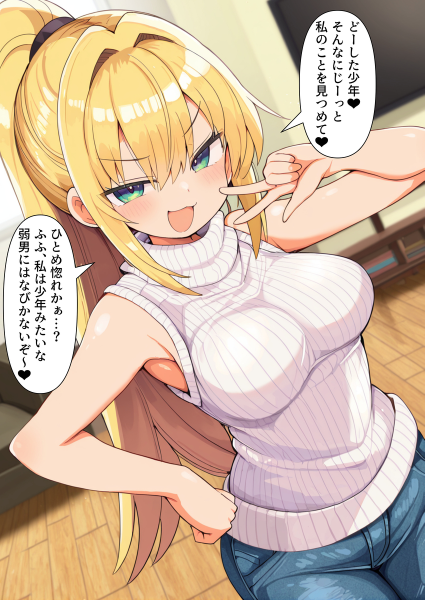
#> input picture manga_translator/tests/141005506_p0_master1200.jpg, 849 x 1200 px (shown at 1/2 size)
$ python -i bubble_detector.py   (imports and definitions only)
#> lines starting #> are read from the running program, lines starting #| are printed output that depends on the picture; after the words box and inside, x2 and y2 are one past the last pixel; in counts of white or black regions, pixels touching at a corner belong together
#> further down, picture is the input picture: shape (1200, 849, 3); mean B, G, R 163.9, 185.5, 208.7
"""Speech bubble detection for manga pages using OpenCV."""

import cv2
import numpy as np
from dataclasses import dataclass
from typing import List, Tuple, Optional


@dataclass
class BubbleRegion:
    """Detected speech bubble region."""
    id: int
    contour: np.ndarray  # OpenCV contour
    bbox: Tuple[int, int, int, int]  # x, y, w, h
    center: Tuple[int, int]
    area: float
    confidence: float  # 0.0 to 1.0
    shape_type: str  # "oval", "rectangle", "irregular", "thought"
    bubble_type: Optional[str] = None  # semantic type from BubbleClassifier
    mask: Optional[np.ndarray] = None  # binary mask of the bubble interior


class BubbleDetector:
    """Detects speech bubbles in manga pages using computer vision."""

    def __init__(
        self,
        min_area: int = 1000,
        max_area: int = 500000,
        edge_sensitivity: int = 100,
        contour_approx_epsilon: float = 0.02,
        min_aspect_ratio: float = 0.2,
        max_aspect_ratio: float = 5.0,
    ):
        self.min_area = min_area
        self.max_area = max_area
        self.edge_sensitivity = edge_sensitivity
        self.contour_approx_epsilon = contour_approx_epsilon
        self.min_aspect_ratio = min_aspect_ratio
        self.max_aspect_ratio = max_aspect_ratio

    # ------------------------------------------------------------------
    # Main pipeline
    # ------------------------------------------------------------------

    def detect_bubbles(self, image: np.ndarray) -> List[BubbleRegion]:
        """Main detection pipeline.

        Args:
            image: BGR or grayscale input image (numpy array from cv2.imread).

        Returns:
            List of ``BubbleRegion`` objects sorted in manga reading order.
        """
        if image is None or image.size == 0:
            return []

        preprocessed = self.preprocess_image(image)
        contours = self.find_bubble_contours(preprocessed)

        # Precompute ink-bounded contours for interior validation
        ink_contours = self._find_ink_bounded_contours(image)

        bubbles: List[BubbleRegion] = []
        bubble_id = 0

        for contour in contours:
            # Bounding box
            x, y, w, h = cv2.boundingRect(contour)

            # Reject contours that span nearly the entire image (borders)
            img_h, img_w = image.shape[:2]
            if w > img_w * 0.95 and h > img_h * 0.95:
                continue

            # Aspect-ratio filter
            aspect_ratio = w / h if h > 0 else 0.0
            if aspect_ratio < self.min_aspect_ratio or aspect_ratio > self.max_aspect_ratio:
                continue

            area = cv2.contourArea(contour)

            # Area filter
            if area < self.min_area or area > self.max_area:
                continue

            shape_type = self.classify_shape(contour)
            confidence = self.score_confidence(contour, shape_type)

            # Only keep detections with meaningful confidence
            if confidence < 0.15:
                continue

            # Interior content check — reject regions not bounded by ink
            if not self._is_bubble_interior(image, contour, (x, y, w, h), ink_contours):
                continue

            moments = cv2.moments(contour)
            if moments["m00"] != 0:
                cx = int(moments["m10"] / moments["m00"])
                cy = int(moments["m01"] / moments["m00"])
            else:
                cx = x + w // 2
                cy = y + h // 2

            mask = self.create_bubble_mask(contour, image.shape[:2])

            bubble = BubbleRegion(
                id=bubble_id,
                contour=contour,
                bbox=(x, y, w, h),
                center=(cx, cy),
                area=area,
                confidence=confidence,
                shape_type=shape_type,
                mask=mask,
            )
            bubbles.append(bubble)
            bubble_id += 1

        bubbles = self.sort_reading_order(bubbles)

        # Re-assign sequential IDs after sorting
        for idx, bubble in enumerate(bubbles):
            bubble.id = idx

        return bubbles

    # ------------------------------------------------------------------
    # Preprocessing
    # ------------------------------------------------------------------

    def preprocess_image(self, image: np.ndarray) -> np.ndarray:
        """Convert to grayscale, blur, and produce a binary image highlighting
        speech bubble interiors.

        Uses a multi-strategy approach:
        1. Try adaptive thresholding (works well for varied manga backgrounds).
        2. If adaptive threshold produces too many white pixels (>80%), fall
           back to a high-brightness threshold targeting white bubble interiors
           on lighter backgrounds.

        Returns:
            Binary image (uint8, values 0 or 255) where bubble interiors are
            white and the background is black.
        """
        # Convert to grayscale if needed
        if len(image.shape) == 3:
            gray = cv2.cvtColor(image, cv2.COLOR_BGR2GRAY)
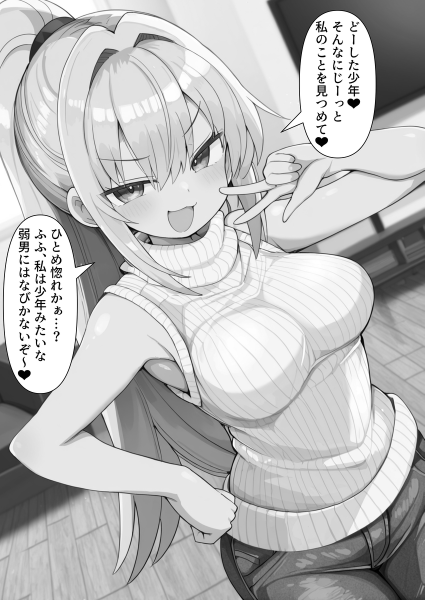
#> gray: shape (1200, 849) (shown at 1/2 size); min 0, max 255, mean 190
        else:
            gray = image.copy()

        # Gentle Gaussian blur to remove scan noise / screentone while
        # keeping bubble edges intact.
        blurred = cv2.GaussianBlur(gray, (5, 5), 0)

        kernel = cv2.getStructuringElement(cv2.MORPH_ELLIPSE, (5, 5))

        # Strategy 1: Adaptive thresholding (good for diverse backgrounds)
        adaptive = cv2.adaptiveThreshold(
            blurred,
            255,
            cv2.ADAPTIVE_THRESH_GAUSSIAN_C,
            cv2.THRESH_BINARY,
            blockSize=51,
            C=10,
        )
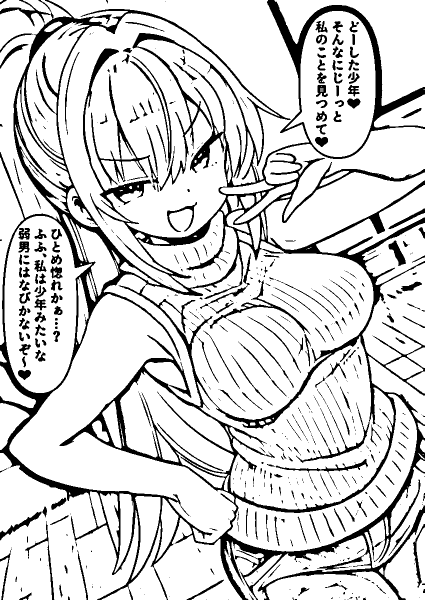
#> adaptive: shape (1200, 849) (shown at 1/2 size); 83.2% white; 534 black regions (265 under 20 px), largest, box (x1, y1, x2, y2) and area: (0, 0, 849, 1200) 127014, (182, 148, 318, 384) 3008, (419, 560, 621, 669) 1524
        adaptive_ratio = np.mean(adaptive > 0)
#> adaptive_ratio = 0.832

        if adaptive_ratio <= 0.80:
            # Adaptive threshold produced a useful result — use it
            binary = adaptive
        else:
            # Image is too uniformly light for adaptive thresholding.
            # Use a high brightness threshold to isolate the very brightest
            # regions (the white bubble interiors).
            threshold_value = max(int(np.percentile(blurred, 85)), 200)
#> threshold_value = 241
            _, binary = cv2.threshold(
                blurred, threshold_value, 255, cv2.THRESH_BINARY
            )
#> binary: shape (1200, 849); 14.9% white; 267 white regions (61 under 20 px), largest, box (x1, y1, x2, y2) and area: (9, 432, 178, 785) 31287, (575, 23, 750, 313) 28504, (537, 509, 720, 631) 9901

        # Morphological close to bridge small gaps in bubble outlines
        closed = cv2.morphologyEx(binary, cv2.MORPH_CLOSE, kernel, iterations=2)
#> closed: shape (1200, 849); 18.2% white; 72 white regions (29 under 20 px), largest, box (x1, y1, x2, y2) and area: (371, 496, 720, 783) 53010, (9, 432, 178, 785) 37393, (575, 23, 750, 313) 33363

        # Edge detection with Canny to find strong bubble boundaries
        edges = cv2.Canny(blurred, self.edge_sensitivity // 2, self.edge_sensitivity)
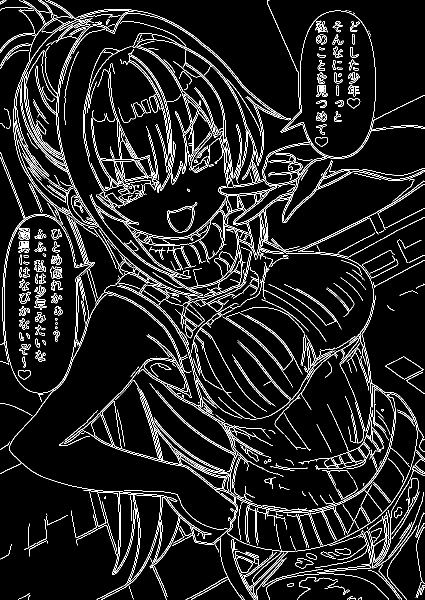
#> edges: shape (1200, 849) (shown at 1/2 size); 8.3% white in thin lines or dots

        # Dilate edges slightly so that nearby contour segments merge
        edge_dilated = cv2.dilate(edges, kernel, iterations=1)
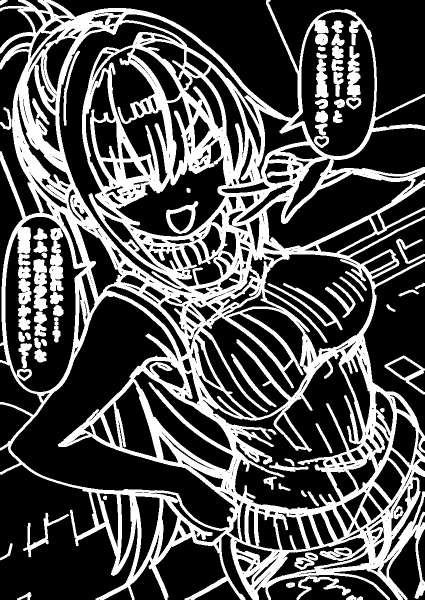
#> edge_dilated: shape (1200, 849) (shown at 1/2 size); 31.6% white; 67 white regions, largest, box (x1, y1, x2, y2) and area: (0, 0, 849, 1200) 286966, (692, 92, 723, 219) 2152, (66, 518, 95, 622) 2150

        # Combine the two sources: the threshold binary *minus* the
        # detected edges.  This tends to keep the bright bubble interiors
        # while cutting along the dark outlines.
        combined = cv2.subtract(closed, edge_dilated)
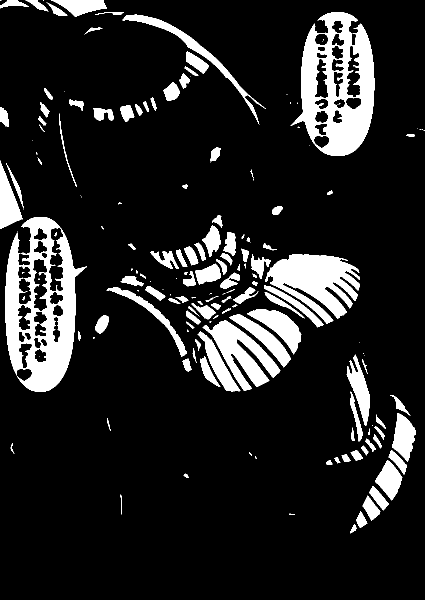
#> combined: shape (1200, 849) (shown at 1/2 size); 13.3% white; 174 white regions (56 under 20 px)

        # A second morphological close on the combined result to smooth any
        # remaining gaps.
        combined = cv2.morphologyEx(combined, cv2.MORPH_CLOSE, kernel, iterations=1)

        return combined

    # ------------------------------------------------------------------
    # Contour extraction
    # ------------------------------------------------------------------

    def find_bubble_contours(self, preprocessed: np.ndarray) -> List[np.ndarray]:
        """Find external contours in the preprocessed binary image and return
        those whose area falls within ``[min_area, max_area]``.

        The preprocessing produces white (255) for bubble interiors. We find
        contours of these white regions directly. If the white regions cover
        most of the image (>80%), the polarity is inverted first so that
        contour detection targets the bubble interiors correctly.

        An approximation step (``approxPolyDP``) simplifies the contours to
        reduce noise while keeping the overall shape.
        """
        # If white pixels dominate, bubbles are white regions — invert so
        # findContours picks up the bubble boundaries as external contours.
        white_ratio = np.mean(preprocessed > 0)
#> white_ratio = 0.133
        if white_ratio > 0.80:
            binary = cv2.bitwise_not(preprocessed)
        else:
            binary = preprocessed

        contours, _ = cv2.findContours(
            binary, cv2.RETR_EXTERNAL, cv2.CHAIN_APPROX_SIMPLE
        )
#> contours = 164 contours, 59 with area under 20; largest, box (x1, y1, x2, y2) and area: (11, 434, 174, 784) 38282, (581, 24, 749, 312) 33558, (530, 509, 720, 648) 13558, (405, 640, 561, 782) 8100, (494, 618, 603, 709) 3754

        filtered: List[np.ndarray] = []
        for cnt in contours:
            area = cv2.contourArea(cnt)
            if area < self.min_area or area > self.max_area:
                continue

            # Approximate the contour to smooth out jagged screentone edges
            perimeter = cv2.arcLength(cnt, closed=True)
            approx = cv2.approxPolyDP(
                cnt, self.contour_approx_epsilon * perimeter, closed=True
            )
            filtered.append(approx)
#> this loop made 164 passes
#> area on passes 1, 3, 4: 93.5, 365, 820
#> after the loop, filtered = 17 contours; largest, box (x1, y1, x2, y2) and area: (11, 434, 174, 784) 38094, (581, 24, 748, 312) 32826, (534, 511, 720, 648) 9961, (405, 641, 561, 782) 8106, (245, 37, 532, 248) 6023
#> in detect_bubbles, `contours = self.find_bubble_contours(preprocessed)`: contours has the same summary as filtered in find_bubble_contours

        return filtered

    # ------------------------------------------------------------------
    # Shape classification
    # ------------------------------------------------------------------

    def classify_shape(self, contour: np.ndarray) -> str:
        """Classify a contour as ``oval``, ``rectangle``, ``thought``, or
        ``irregular`` based on geometric descriptors.

        Metrics used
        ------------
        * **circularity** = 4 * pi * area / perimeter^2
        * **solidity** = area / convex_hull_area
        * **vertex_count** after ``approxPolyDP``
        * **aspect_ratio** of the bounding rectangle
        """
        area = cv2.contourArea(contour)
        perimeter = cv2.arcLength(contour, closed=True)

        if perimeter == 0:
            return "irregular"

        circularity = (4.0 * np.pi * area) / (perimeter * perimeter)

        hull = cv2.convexHull(contour)
        hull_area = cv2.contourArea(hull)
        solidity = area / hull_area if hull_area > 0 else 0.0

        # Approximate polygon for vertex counting
        epsilon = 0.02 * perimeter
        approx = cv2.approxPolyDP(contour, epsilon, closed=True)
        vertex_count = len(approx)

        x, y, w, h = cv2.boundingRect(contour)
        aspect_ratio = w / h if h > 0 else 0.0

        # ---- Decision rules ----

        # Thought bubbles tend to have bumpy / scalloped edges which lower
        # solidity while the overall shape is still roundish.
        if circularity > 0.35 and solidity < 0.85 and vertex_count > 8:
            return "thought"

        # Ovals / circles: high circularity AND high solidity
        if circularity > 0.55 and solidity > 0.88:
            return "oval"

        # Rectangles: few vertices, moderate circularity, high solidity
        if vertex_count <= 6 and solidity > 0.90 and 0.5 < aspect_ratio < 2.0:
            return "rectangle"

        # More relaxed oval check — elliptical bubbles that are elongated
        if circularity > 0.40 and solidity > 0.85:
            return "oval"

        return "irregular"

    # ------------------------------------------------------------------
    # Confidence scoring
    # ------------------------------------------------------------------

    def score_confidence(self, contour: np.ndarray, shape_type: str) -> float:
        """Score how likely a contour is a genuine speech bubble (0.0 – 1.0).

        The score is a weighted combination of:

        * **circularity** — bubbles are smooth and round-ish
        * **solidity** — bubbles have high solidity (few concavities)
        * **fill_ratio** — ratio of contour area to bounding-rect area
        * **smoothness** — inverse of the normalised vertex count after
          polygon approximation (smooth curves have fewer vertices)
        """
        area = cv2.contourArea(contour)
        perimeter = cv2.arcLength(contour, closed=True)

        if perimeter == 0 or area == 0:
            return 0.0

        # --- Circularity (0-1, 1 = perfect circle) ---
        circularity = (4.0 * np.pi * area) / (perimeter * perimeter)
        circularity = min(circularity, 1.0)

        # --- Solidity ---
        hull = cv2.convexHull(contour)
        hull_area = cv2.contourArea(hull)
        solidity = area / hull_area if hull_area > 0 else 0.0

        # --- Fill ratio (area / bounding rect area) ---
        x, y, w, h = cv2.boundingRect(contour)
        bbox_area = w * h if w * h > 0 else 1
        fill_ratio = area / bbox_area

        # --- Smoothness (fewer vertices after approx = smoother) ---
        epsilon = 0.015 * perimeter
        approx = cv2.approxPolyDP(contour, epsilon, closed=True)
        # Normalise: a perfect circle approximation has ~12-20 vertices;
        # very jagged contours can have hundreds.
        vertex_count = len(approx)
        smoothness = 1.0 - min(vertex_count / 80.0, 1.0)

        # --- Weighted combination ---
        weights = {
            "circularity": 0.30,
            "solidity": 0.30,
            "fill_ratio": 0.20,
            "smoothness": 0.20,
        }
        raw_score = (
            weights["circularity"] * circularity
            + weights["solidity"] * solidity
            + weights["fill_ratio"] * fill_ratio
            + weights["smoothness"] * smoothness
        )

        # Shape-type bonus: well-classified shapes get a small boost
        shape_bonus = {
            "oval": 0.10,
            "rectangle": 0.05,
            "thought": 0.05,
            "irregular": -0.05,
        }
        raw_score += shape_bonus.get(shape_type, 0.0)

        return float(np.clip(raw_score, 0.0, 1.0))

    # ------------------------------------------------------------------
    # Interior content check
    # ------------------------------------------------------------------

    def _find_ink_bounded_contours(self, image: np.ndarray) -> List[np.ndarray]:
        """Find contours of white regions enclosed by dark ink lines.

        Real manga speech bubbles are white areas enclosed by drawn ink
        outlines.  This method thresholds for dark ink, closes gaps,
        inverts, and extracts contours of the resulting bounded white
        regions.  Only contours within ``[min_area, max_area]`` are
        returned.
        """
        if len(image.shape) == 3:
            gray = cv2.cvtColor(image, cv2.COLOR_BGR2GRAY)
        else:
            gray = image.copy()

        # Identify dark ink strokes (outlines, text, panel borders)
        _, dark_mask = cv2.threshold(gray, 80, 255, cv2.THRESH_BINARY_INV)
#> dark_mask: shape (1200, 849); 9.9% white; 703 white regions (551 under 20 px), largest, box (x1, y1, x2, y2) and area: (537, 0, 849, 317) 21161, (576, 901, 849, 1200) 17090, (0, 879, 173, 1073) 13171

        # Close small gaps in ink lines so bubble outlines become continuous
        kernel = cv2.getStructuringElement(cv2.MORPH_ELLIPSE, (3, 3))
        dark_closed = cv2.dilate(dark_mask, kernel, iterations=2)
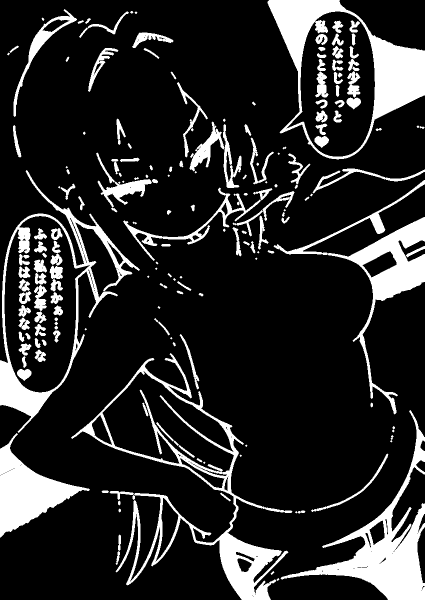
#> dark_closed: shape (1200, 849) (shown at 1/2 size); 16.2% white; 181 white regions (25 under 20 px), largest, box (x1, y1, x2, y2) and area: (142, 706, 585, 1200) 25324, (535, 0, 849, 319) 24795, (561, 820, 849, 1200) 22450

        # Invert: white regions bounded by ink become foreground objects
        white_bounded = cv2.bitwise_not(dark_closed)

        # Flood-fill from the image corners to remove background (white
        # regions connected to the border).  Only truly enclosed white
        # regions (inside ink outlines) survive.
        h, w = white_bounded.shape[:2]
        flood_mask = np.zeros((h + 2, w + 2), dtype=np.uint8)
        # Fill from all four corners to handle border-touching regions
        for seed in [(0, 0), (w - 1, 0), (0, h - 1), (w - 1, h - 1)]:
            if white_bounded[seed[1], seed[0]] == 255:
                cv2.floodFill(white_bounded, flood_mask, seed, 0)
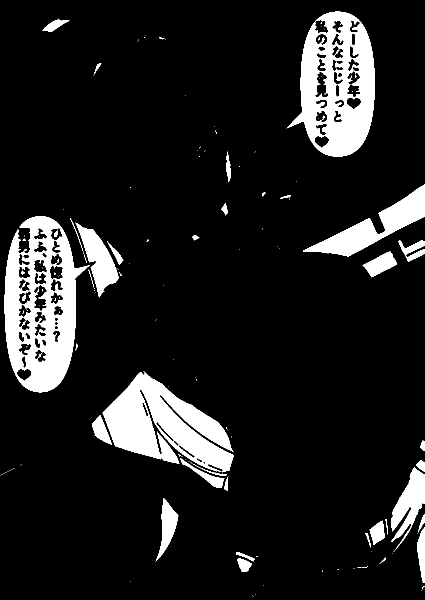
#> white_bounded: shape (1200, 849) (shown at 1/2 size); 11.9% white; 145 white regions (108 under 20 px)

        contours, _ = cv2.findContours(
            white_bounded, cv2.RETR_EXTERNAL, cv2.CHAIN_APPROX_SIMPLE
        )
#> contours = 120 contours, 91 with area under 20; largest, box (x1, y1, x2, y2) and area: (9, 432, 180, 785) 40752, (573, 23, 750, 313) 35902, (205, 743, 468, 945) 26888, (606, 369, 849, 513) 10024, (151, 445, 237, 595) 4936

        # Keep only bubble-sized contours; also reject contours that span
        # most of the image (those are background, not individual bubbles).
        img_area = gray.shape[0] * gray.shape[1]
#> (the rest of the program and of its run is left out)
